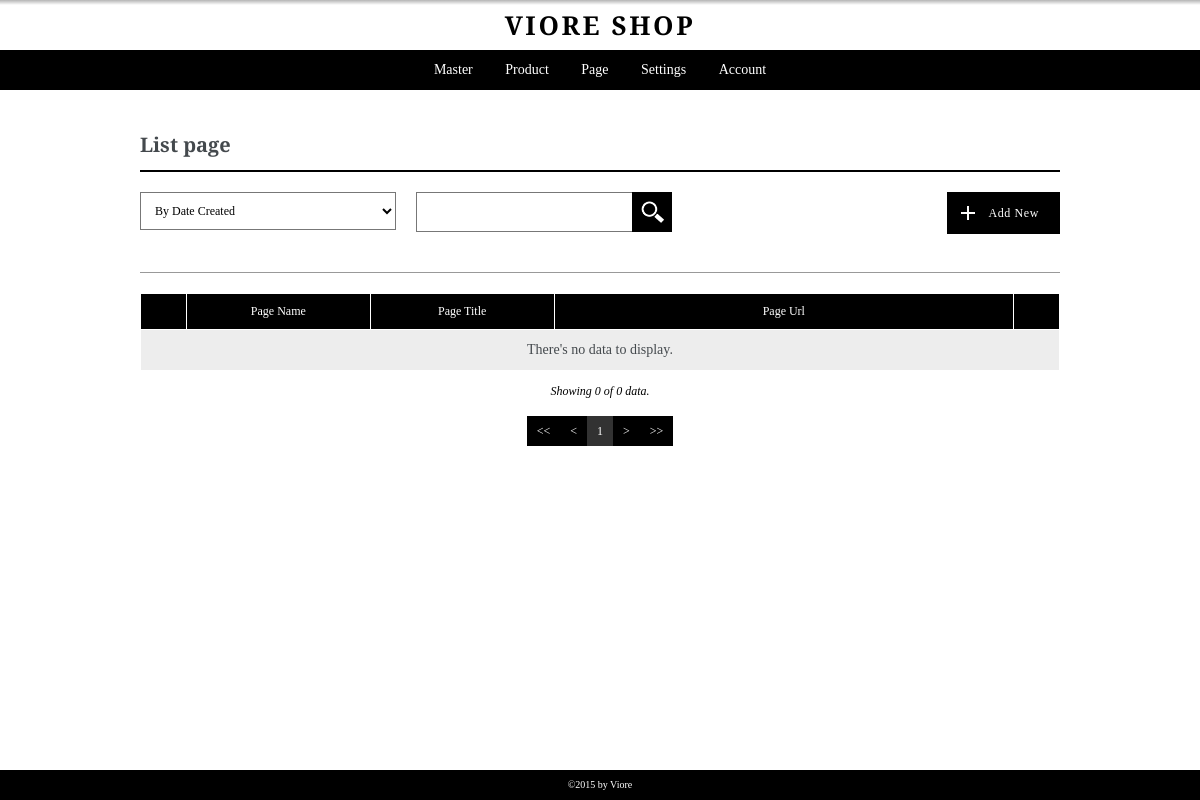
The app's page /admin/pages/listpage.php (signed in), older data.
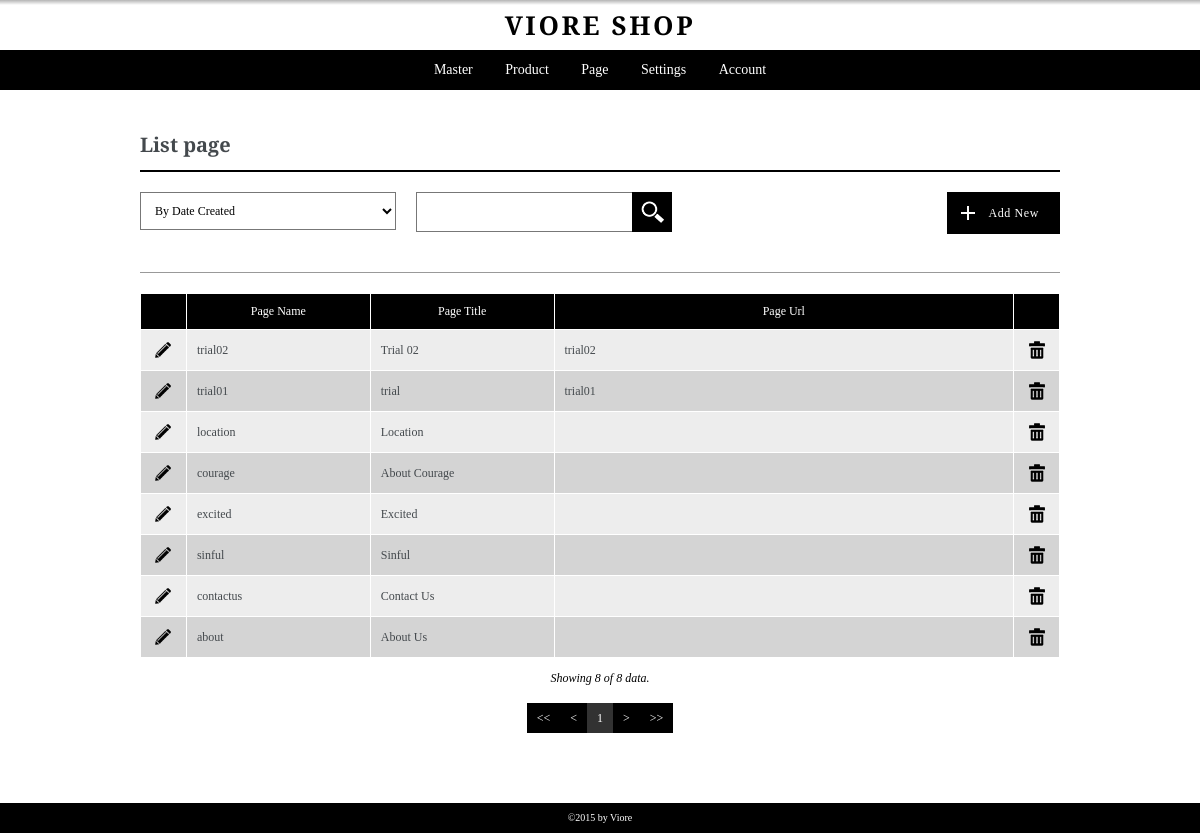
The same page, newer data.
### tables this page shows
CREATE TABLE `page` (
  `id_page` int(5) NOT NULL,
  `page_type` int(2) NOT NULL,
  `page_name` varchar(256) NOT NULL,
  `page_title` varchar(256) NOT NULL,
  `page_url` varchar(256) NOT NULL,
  `page_content` text NOT NULL,
  `user_create` int(5) NOT NULL,
  `user_edit` int(5) NOT NULL,
  `date_created` datetime NOT NULL,
  `date_edited` datetime NOT NULL,
  `active` int(1) NOT NULL
);

### admin/pages/listpage.php (the view, shortened to what this page needs)
<?php
	include "header.php";
	$pagecall = "listpage";
	include "controller.php";
?>
<div class="container">
	<div class="content list listpage">
		<h3>List page</h3>
		<?php
			include ("../pages/filter-box.php");
		?>
		<div class="data-table">
			<table border="1" cellpadding="0" cellspacing="0" width="100%">
				<colgroup>
					<col width="5%">
					<col width="20%">
					<col width="20%">
					<col width="">
					<col width="5%">
				</colgroup>
				<thead>
					<tr>
						<th>&nbsp;</th>
						<th>Page Name</th>
						<th>Page Title</th>
						<th>Page Url</th>
						<th>&nbsp;</th>
					</tr>
				</thead>
				<tbody>
					<?php
					$batas=20;
					if (empty($halaman))
					{
						$posisi=0;
					}
					else
					{
						$posisi=($halaman-1)*$batas;
					}
					$sql = "SELECT * FROM page ";
					if ((isset($_POST['sortingchoice'])) AND ($_POST['sortingchoice']!="all"))
					{
						$sorting_opt = explode(":", $_POST['sortingchoice']);
						$sql .= "ORDER BY ".$sorting_opt[0]." ".$sorting_opt[1]." ";
					}
					else{
						$sql .= "ORDER BY date_created DESC ";
					}
					$sqlp = $sql."LIMIT $posisi,$batas";
					$result = mysql_query($sqlp);
					while ($row=mysql_fetch_array($result))
					{
						echo '<tr>';
						echo '	<td align="center">
									<a href="editpage?action=ubah&kode='.$row["id_page"].'" class="link-opt"><img src="../images/icon-pencil.png" alt="Edit" title="Edit"></a>
								</td>
						';
						echo '	<td align="left">'.$row['page_name'].'</td>';
						echo '	<td align="left">'.$row['page_title'].'</td>';
						echo '	<td align="left">'.$row['page_url'].'</td>';
						echo '	<td align="center">
									<a href="deletion.php?kode='.$row["id_page"].'&pagecall='.$pagecall.'" class="link-opt"><img src="../images/icon-trash.png" alt="Delete" title="Delete"></a>
								</td>
						';
						echo '</tr>';
					}
					if(mysql_num_rows($result)<1){echo"<tr>
						<td colspan='10' align='center'>
							<p>There's no data to display.</p>
						</td>
					</tr>";}
					?>
				</tbody>
			</table>
		</div>
		<div class="data-show">
			<?php
				$jumlah = mysql_num_rows($result);
				$showing = $batas;
				if ($jumlah<$batas){$showing=$jumlah;}
				echo '<p>Showing '.$showing.' of '.$jumlah.' data.</p>';
			?>
		</div>
		<?php
			include ("../modules/paging.php");
		?>
	</div>
</div>
<?php
	include "footer.php";
?>

Row changes from the older to the newer data that the page shows:
added page: page_name "trial02", page_title "Trial 02", page_url "trial02"
added page: page_name "trial01", page_title "trial", page_url "trial01"
added page: page_name "location", page_title "Location"
added page: page_name "courage", page_title "About Courage"
added page: page_name "excited", page_title "Excited"
added page: page_name "sinful", page_title "Sinful"
added page: page_name "contactus", page_title "Contact Us"
added page: page_name "about", page_title "About Us"
Text that changed along with them:
$showing: "0" → "8"
$jumlah: "0" → "8"
text no longer shown: "There's no data to display."
